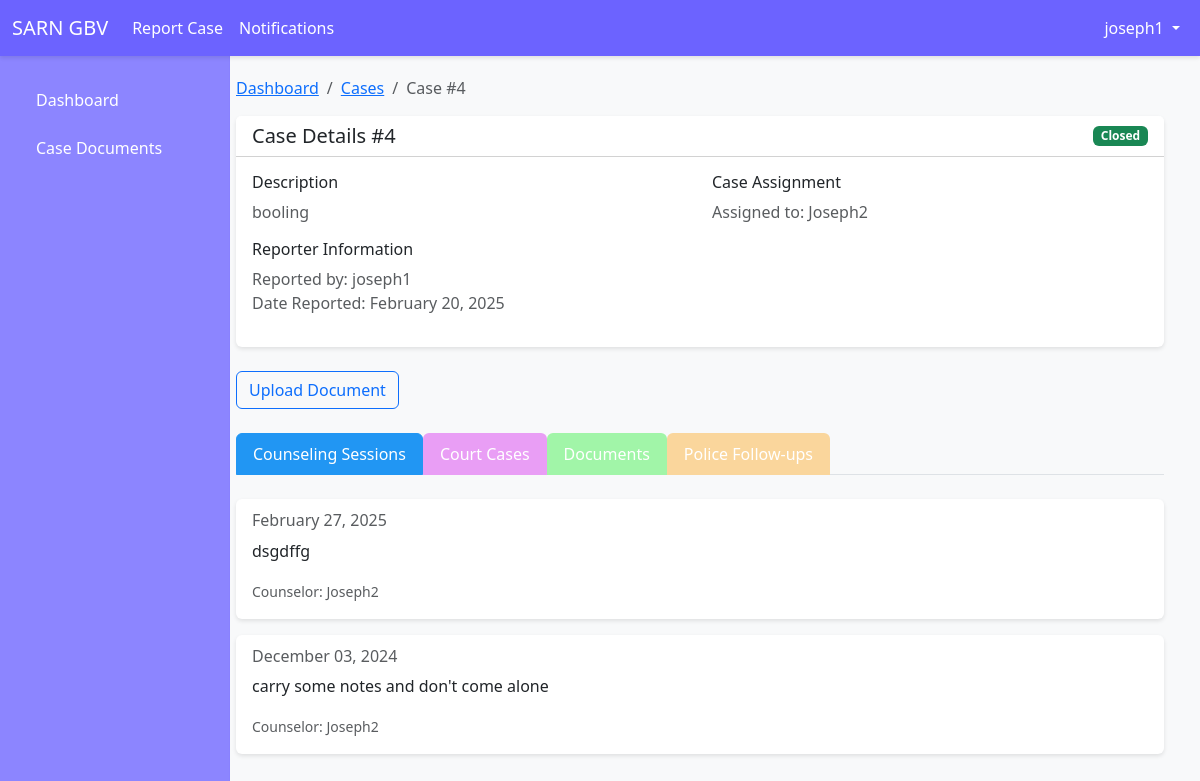
Page /cases/4/ (signed in) on the committed database.
### users/models.py (models this page shows)
class User(AbstractUser):
    ROLE_CHOICES = [
        ('survivor', 'Survivor'),
        ('provider', 'Service Provider'),
        ('law_enforcement', 'Law Enforcement'),
    ]
    role = models.CharField(max_length=20, choices=ROLE_CHOICES, default='survivor')
    phone = models.CharField(max_length=15, blank=True, null=True)
    address = models.TextField(blank=True, null=True)
    groups = models.ManyToManyField(Group, related_name="custom_user_groups", blank=True)
    user_permissions = models.ManyToManyField(Permission, related_name="custom_user_permissions", blank=True)

### cases/models.py (models this page shows, shortened)
class Case(models.Model):
    STATUS_CHOICES = [
        ('pending', 'Pending'),
        ('under_investigation', 'Under Investigation'),
        ('closed', 'Closed'),
    ]
    reporter = models.ForeignKey(User, on_delete=models.CASCADE, related_name="reported_cases")  # The person who reported the case
    assigned_provider = models.ForeignKey(User, on_delete=models.SET_NULL, null=True, blank=True, related_name="assigned_cases")
    description = models.TextField()
    status = models.CharField(max_length=20, choices=STATUS_CHOICES, default='pending')
    date_reported = models.DateTimeField(auto_now_add=True)
    evidence_file = models.FileField(upload_to='case_evidence/', blank=True, null=True)

class CounselingSession(models.Model):
    survivor = models.ForeignKey(User, on_delete=models.CASCADE, related_name="counseling_sessions")
    counselor = models.ForeignKey(User, on_delete=models.CASCADE, related_name="sessions_conducted")
    session_date = models.DateTimeField()
    notes = models.TextField(null=True, blank=True)

### cases/views.py (the view)
# urls.py: path('cases/<int:case_id>/', case_detail, name='case_detail'),  # Case detail page
@login_required
def case_detail(request, case_id):
    case = get_object_or_404(Case, id=case_id)
    context = {
        'case': case,
        'counseling_sessions': CounselingSession.objects.filter(survivor=case.reporter).order_by('-session_date'),
        'court_cases': CourtCase.objects.filter(case=case).order_by('-hearing_date'),
        'documents': CaseDocument.objects.filter(case=case).order_by('-uploaded_at'),
        'follow_ups': PoliceFollowUp.objects.filter(case=case).order_by('-date_updated'),
    }
    return render(request, 'cases/case_detail.html', context)

### cases/templates/cases/case_detail.html (shortened to what this page needs)
{% extends 'base.html' %}
{% block content %}
<div class="container-fluid">
    <nav aria-label="breadcrumb">
        <ol class="breadcrumb">
            <li class="breadcrumb-item"><a href="{% url 'dashboard' %}">Dashboard</a></li>
            <li class="breadcrumb-item"><a href="{% url 'case_list' %}">Cases</a></li>
            <li class="breadcrumb-item active">Case #{{ case.id }}</li>
        </ol>
    </nav>
    <div class="card mb-4">
        <div class="card-header bg-white">
            <div class="d-flex justify-content-between align-items-center">
                <h5 class="mb-0">Case Details #{{ case.id }}</h5>
                <span class="badge {% if case.status == 'pending' %}bg-warning
                    {% elif case.status == 'under_investigation' %}bg-info
                    {% else %}bg-success{% endif %}">
                    {{ case.get_status_display }}
                </span>
            </div>
        </div>
        <div class="card-body">
            <div class="row">
                <div class="col-md-6">
                    <h6>Description</h6>
                    <p class="text-muted">{{ case.description }}</p>
                    <h6>Reporter Information</h6>
                    <p class="text-muted">
                        Reported by: {{ case.reporter.get_username }}<br>
                        Date Reported: {{ case.date_reported|date:"F d, Y" }}
                    </p>
                </div>
                <div class="col-md-6">
                    <h6>Case Assignment</h6>
                    <p class="text-muted">
                        {% if case.assigned_provider %}
                            Assigned to: {{ case.assigned_provider.get_username }}
                        {% else %}
                            Not yet assigned
                        {% endif %}
                    </p>
                </div>
            </div>
        </div>
    </div>
    <div class="row mb-4">
        <div class="col">
            <div class="btn-group" role="group">
                <a href="{% url 'upload_case_document' case.id %}" class="btn btn-outline-primary">
                     Upload Document
                </a>
            </div>
        </div>
    </div>
    <ul class="nav nav-tabs mb-4" id="caseTab" role="tablist">
        <li class="nav-item">
            <a class="nav-link active" id="counseling-tab" data-bs-toggle="tab" href="#counseling">
                Counseling Sessions
            </a>
        </li>
        <li class="nav-item">
            <a class="nav-link" id="court-tab" data-bs-toggle="tab" href="#court">
                Court Cases
            </a>
        </li>
        <li class="nav-item">
            <a class="nav-link" id="documents-tab" data-bs-toggle="tab" href="#documents">
                Documents
            </a>
        </li>
        <li class="nav-item">
            <a class="nav-link" id="followups-tab" data-bs-toggle="tab" href="#followups">
                Police Follow-ups
            </a>
        </li>
    </ul>
    <div class="tab-content" id="caseTabContent">
        <div class="tab-pane fade show active" id="counseling">
            {% if counseling_sessions %}
                {% for session in counseling_sessions %}
                    <div class="card mb-3">
                        <div class="card-body">
                            <h6 class="card-subtitle mb-2 text-muted">
                                {{ session.session_date|date:"F d, Y" }}
                            </h6>
                            <p class="card-text">{{ session.notes }}</p>
                            <small class="text-muted">Counselor: {{ session.counselor.get_username }}</small>
                        </div>
                    </div>
                {% endfor %}
            {% else %}
                <p class="text-muted">No counseling sessions recorded.</p>
            {% endif %}
        </div>
    </div>
</div>
{% endblock %}

### templates/base.html (shortened to what this page needs)
<!DOCTYPE html>
<html lang="en">
<head>
    <link href="https://cdn.jsdelivr.net/npm/bootstrap@5.3.0/dist/css/bootstrap.min.css" rel="stylesheet">
</head>
<body>
    <nav class="navbar navbar-expand-lg">
        <div class="container-fluid">
            <a class="navbar-brand" href="{% url 'dashboard' %}">SARN GBV</a>
            <div class="collapse navbar-collapse" id="navbarNav">
                <ul class="navbar-nav me-auto">
                    {% if user.is_authenticated %}
                        <li class="nav-item">
                            <a class="nav-link" href="{% url 'report_case' %}">Report Case</a>
                        </li>
                        <li class="nav-item">
                            <a class="nav-link" href="{% url 'notifications_list' %}">
                                Notifications
                            </a>
                        </li>
                    {% endif %}
                </ul>
                <ul class="navbar-nav">
                    {% if user.is_authenticated %}
                        <li class="nav-item dropdown">
                            <a class="nav-link dropdown-toggle" href="#" id="userDropdown" role="button" data-bs-toggle="dropdown">
                                {{ user.username }}
                            </a>
                        </li>
                    {% else %}
                        <li class="nav-item">
                            <a class="nav-link" href="{% url 'login' %}">Login</a>
                        </li>
                    {% endif %}
                </ul>
            </div>
        </div>
    </nav>
    <div class="container-fluid">
        <div class="row">
            {% if user.is_authenticated %}
            <div class="col-md-3 col-lg-2 d-md-block sidebar collapse">
                <div class="position-sticky">
                    <ul class="nav flex-column">
                        <li class="nav-item">
                            <a class="nav-link" href="{% url 'dashboard' %}">
                                Dashboard
                            </a>
                        </li>
                        <li class="nav-item">
                            <a class="nav-link" href="{% url 'case_documents' %}">
                                Case Documents
                            </a>
                        </li>
                    </ul>
                </div>
            </div>
            <main class="col-md-9 ms-sm-auto col-lg-10 px-md-4 main-content">
            {% else %}
            <main class="col-12 px-4 main-content">
            {% endif %}
                {% block content %}
                {% endblock %}
            </main>
        </div>
    </div>
</body>
</html>

### templates/base.html (style rules this page uses)
:root { --primary-color: #6c63ff; --primary-light: #8c85ff; --primary-dark: #5a52cc; --primary-fade: rgba(108, 99, 255, 0.1); }
.navbar { background-color: var(--primary-color); box-shadow: 0 2px 4px rgba(0, 0, 0, 0.1); position: fixed; top: 0; left: 0; right: 0; z-index: 1000; height: 56px; }
.navbar-brand, .nav-link { color: white !important; }
.sidebar { background-color: var(--primary-light); border-right: 1px solid var(--primary-fade); height: calc(100vh - 56px); position: fixed; top: 56px; left: 0; width: 230px; overflow-y: auto; padding: 20px; z-index: 999; }
.sidebar .nav-link { color: #333; padding: 8px 16px; margin: 4px 0; border-radius: 4px; }
.main-content { margin-top: 56px; margin-left: 250px; padding: 20px; background-color: #f8f9fa; min-height: calc(100vh - 56px); }
.card { border: none; box-shadow: 0 2px 4px rgba(0, 0, 0, 0.1); transition: transform 0.2s; }
.nav-tabs .nav-link { color: #04223f; border: 1px solid transparent; margin-bottom: -1px; transition: all 0.3s ease; }
#counseling-tab.nav-link { background-color: #b7c1c9; }
#counseling-tab.nav-link.active { background-color: #2196F3; color: white; border-color: #2196F3; }
#court-tab.nav-link { background-color: #e99ef5; }
#documents-tab.nav-link { background-color: #a1f5a8; }
#followups-tab.nav-link { background-color: #fad69c; }

### rows in the picture
User: username "joseph1"
Case: id "4", status "Closed", description "booling", reporter.get_username "joseph1", date_reported "February 20, 2025", assigned_provider.get_username "Joseph2"
CounselingSession: session_date "February 27, 2025", notes "dsgdffg", counselor.get_username "Joseph2"
CounselingSession: session_date "December 03, 2024", notes "carry some notes and don't come alone", counselor.get_username "Joseph2"
